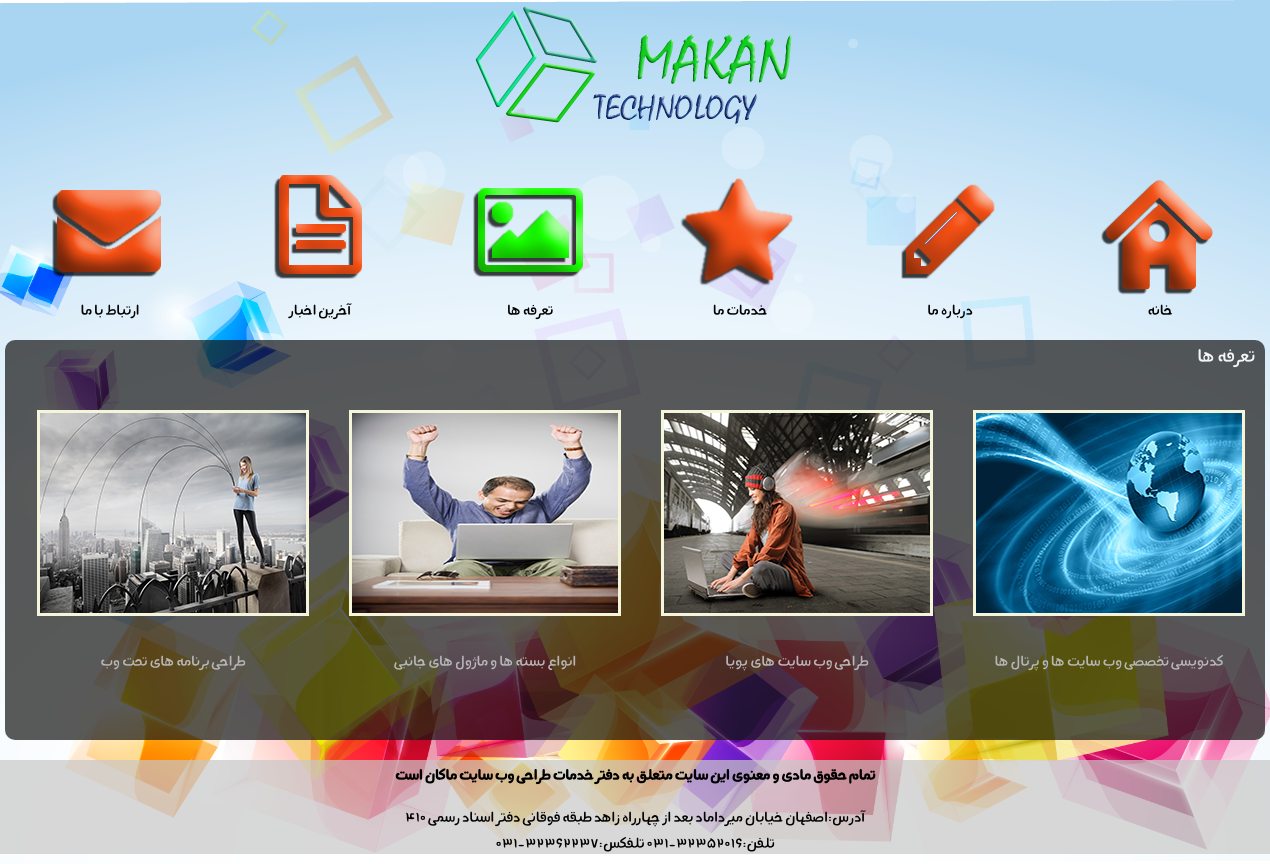
/ourproducts.php, run on the app's committed database.
### tables this page shows
CREATE TABLE `ourproducts` (
  `id` int(11) NOT NULL AUTO_INCREMENT,
  `piclink` varchar(200) NOT NULL,
  `text` text NOT NULL,
  `textlink` varchar(200) NOT NULL,
  `moretext` text NOT NULL,
  PRIMARY KEY (`id`)
);

### includes/classes/ourproducts.php (called while the page is built, shortened)
<?php
require_once("table.php");
class Ourproducts extends Table{
    public static function getAllProducts(){
        $conn = self::connect();
        $query = "SELECT * FROM ourproducts";
        $result = $conn->query($query);
        if ($result === false) {
            echo("Query failed: " . $conn->error . "<br />\n$query");
            return false;
        }elseif($result->num_rows){
            $products = array();
            foreach($result->fetch_all(MYSQLI_ASSOC) as $product){
                $products[] = new Ourproducts($product);
            }
            $ret = $products;
        }else{
            $ret = false;
        }
        return $ret;
    }
}

### includes/classes/table.php (called while the page is built, shortened)
<?php
class Table{
    protected $data = array();
    public function __construct($data){
        foreach($data as $key => $value){
            if(array_key_exists($key , $this->data))
                if(is_numeric($value))
                    $this->data[$key] = (int) $value;
                else
                    $this->data[$key] = $value;
        }
    }
    public function __get($property){
        if(array_key_exists($property , $this->data))
            return $this->data[$property];
        else
            die("Invalid Property");
    }
}

### ourproducts.php (the view, shortened to what this page needs)
<!DOCTYPE html>
<html lang="en">
<head>
<link href="css/ourproducts.css" rel="stylesheet" />
</head>
<body onload="bodycontentload()">
<div id="logocontainer">
<a href="makan1.php">
<img src="img/Makan logo.png" alt="logo" title="دفتر طراحی و  پیاده سازی سایت  های اینترنتی ماکان" />
</a>
</div>
<div id="wrapper">
<div id="menuthispage">
<div id="main">
<div id="home" class="menu" onmouseenter="select1()" onmouseleave="out1()"><a href="home.php" id="subhome" class="submenu"></a><p class="text">خانه</p></div>
    <div id="aboutus" class="menu" onmouseenter="select2()" onmouseleave="out2()"><a href="aboutus.php" id="subaboutus" class="submenu"></a>
        <p class="text">درباره ما</p></div>
    <div id="service" class="menu" onmouseenter="select3()" onmouseleave="out3()"><a href="services.php" id="subservice" class="submenu"></a>
        <p class="text">خدمات ما</p></div>
<div id="products" class="menu" onmouseenter="select4()" onmouseleave="out4()"><a href="#" id="subproducts"class="submenu"></a><p class="text">تعرفه ها</p></div>
    <div id="blog" class="menu" onmouseenter="select5()" onmouseleave="out5()"><a href="news.php" id="subblog" class="submenu"></a>
        <p class="text">آخرین اخبار</p></div>
    <div id="mail" class="menu" onmouseenter="select6()" onmouseleave="out6()"><a href="contactus.php" id="submail" class="submenu"></a>
        <p class="text">ارتباط با ما</p></div>
</div>
</div>
<div id="content">
    <div id="ourprodutstitle">
        تعرفه ها
    </div>
    <div id="ourproductscontent">
        <?php
        $products = Ourproducts::getAllProducts();
        $product_nums = (Ourproducts::getAllProducts()) ? count(Ourproducts::getAllProducts()) : 0;
        if ($product_nums>0){
            foreach($products as $product) {
                ?>
                <div id="ourproductscontent<?php echo $product->id ?>" class="pictureandtext">
                    <div class="picture"><img src="<?php echo "$product->piclink" ?>"/></div>
                    <div class="ourproductstext"><div class="ourproductslinktext"><a href="#" class="ourproductslink" onclick="moreinfo<?php echo $product->id ?>(event)"><?php echo "$product->text" ?></a></div></div>
                </div>
            <?php
            }
        }else{
            echo "هیچ گونه تعرفه ای وجود ندارد";
        }
        ?>
    </div>
</div>
</div>
<p  class="footer" id="footername">تمام حقوق مادی و معنوی این سایت متعلق به دفتر خدمات طراحی وب سایت ماکان است</p>
<p class="footer" id="footeraddress"><br />آدرس:اصفهان خیابان میرداماد بعد از چهارراه زاهد طبقه فوقانی دفتر اسناد رسمی 410 </p>
<p class="footer" id="footertelefon">تلفن:32352016-031 تلفکس:32362237-031</p>
</body>
</html>

### css/ourproducts.css (style rules this page uses)
* { padding:0px; margin:0px; border:0px; }
body { direction:rtl; background-color:rgb(252,252,252); background:url("../img/A 26-21.png"); background-position: center; background-size: cover; background-repeat: no-repeat; font-family:myfont; }
#logocontainer { height:130px; width:320px; margin-left:auto; margin-right:auto; }
#wrapper { margin-left:auto; margin-right:auto; width:1260px; height: 610px; position: relative; }
#main { width:1260px; height:210px; visibility: hidden; }
.submenu { float:right; width:120px; height:120px; background-position: center; background-repeat:no-repeat; position:absolute; }
.menu { float:right; width:200px; height:200px; margin:5px; }
#subhome { background-image:url("../img/Home.png"); transition-duration:0.4s; }
#subaboutus { background-image:url("../img/About us.png"); transition-duration:0.4s; }
#subservice { background-image:url("../img/Our services.png"); transition-duration:0.4s; }
#subproducts { background-image:url("../img/Samples_over.png"); transition-duration:0.4s; }
#subblog { background-image:url("../img/Recent news.png"); transition-duration:0.4s; }
#submail { background-image:url("../img/Contact us.png"); transition-duration:0.4s; }
#main p { text-align:center; margin-top:170px; opacity:0; }
#content { position:absolute; width:1260px; height:400px; z-index:1; background-color:rgba(20,20,20,0.7); transform:translate(1500px,0px); -webkit-transform:translate(1500px,0px); border-radius:10px; }
#ourprodutstitle { font-size:20px; height:30px ; margin:10px; color: #f5f5f5; }
#ourproductscontent { height:350px; }
.pictureandtext { float: right; width: 292px; height: 330px; margin: 10px; }
.picture { height:200px; border:3px solid beige; margin:10px; overflow: hidden; }
.ourproductstext { position:relative; height:100px; margin:10px; }
.ourproductstext a { text-decoration:none; }
.ourproductslink { text-decoration: none; color: #B7B7B7; }
.ourproductslinktext { position: absolute; width: 100%; height: 50%; text-align: center; top:30%; }
.footer { padding-top: 10px; text-align:center; background: rgba(200, 200, 200, 0.7); }
#footername { margin-top:20px; font-weight:700; }
#footertelefon { margin-bottom: 10px; }

### data on the page
ourproducts: piclink (picture), text "کدنویسی تخصصی وب سایت ها و پرتال ها"
ourproducts: piclink (picture), text "طراحی وب سایت های پویا"
ourproducts: piclink (picture), text "انواع بسته ها و ماژول های جانبی"
ourproducts: piclink (picture), text "طراحی برنامه های تحت وب"
